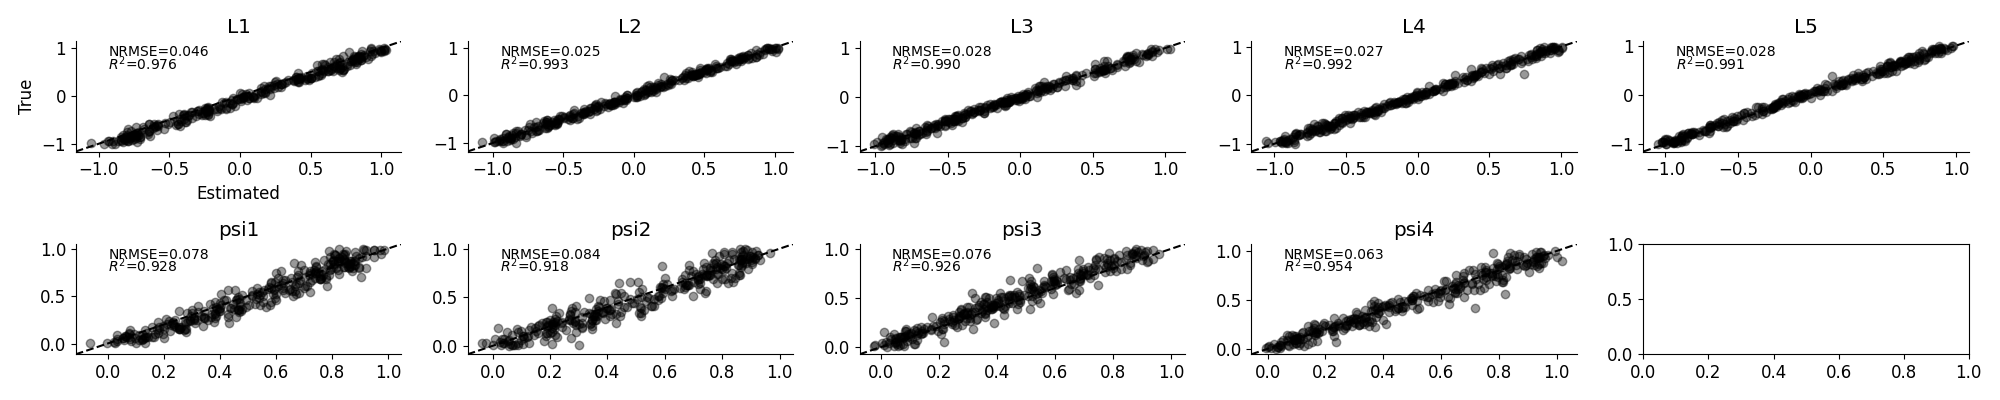

The Python source for this figure:
#!/home/a.ghaderi/.conda/envs/envjm/bin/python
import os
import numpy as np
from scipy import stats
from time import time
import matplotlib.pyplot as plt

from numba import njit
import tensorflow as tf

import sys
sys.path.append('../../')
from bayesflow.networks import InvertibleNetwork, InvariantNetwork
from bayesflow.amortizers import SingleModelAmortizer
from bayesflow.trainers import ParameterEstimationTrainer
from bayesflow.diagnostics import *
from bayesflow.models import GenerativeModel


def prior(batch_size):
    """
    Samples from the prior 'batch_size' times.
    ----------

    Arguments:
    batch_size : int -- the number of samples to draw from the prior
    ----------

    Output:
    theta : np.ndarray of shape (batch_size, theta_dim) -- the samples batch of parameters
    """

    # Prior ranges for the simulator
    # w1:5 ~ U(-1.0, 1.0)
    # psi1:4 ~ U(-1.0, 1.0)
    n_parameters = 9
    p_samples = np.random.uniform(low=(-1.0, -1.0, -1.0, -1.0, -1.0, 0.0, 0.0, 0.0, 0.0),
                                  high=(1.0,  1.0,  1.0,  1.0,  1.0, 1.0, 1.0, 1.0, 1.0), size=(batch_size, n_parameters))
    return p_samples.astype(np.float32)

def PCA_trial(params, n_trials, P = 4, D = 2):
    """Simulates a trial from the pca."""

    L_t = params[0:5]
    psi = params[5:9]
        
    # the loading matrix
    idx = 0
    L = np.zeros((P, D))
    for j in range(D):
        L[j,j] = 1
        for i in range(j+1,P):
            L[i,j] = L_t[idx]
            idx = idx + 1;

    # the latent variable
    z = np.random.multivariate_normal(np.repeat(0, D), np.identity(D), n_trials)
    # the error
    epsilon = np.random.multivariate_normal(np.repeat(0, P), np.diag(psi), n_trials)

    # simulated data via multivariate normal
    y = np.dot(z, np.transpose(L)) +  epsilon;

    return y

def batch_simulator(prior_samples, n_obs, D = 2, P = 4):
    """
    Simulate multiple diffusion_model_datasets.
    """

    n_sim = prior_samples.shape[0]
    sim = np.empty((n_sim, n_obs, P), dtype=np.float32)

    # Simulate diffusion data
    for i in range(n_sim):
        sim[i] = PCA_trial(prior_samples[i], n_obs)

    return sim


# Connect the networks through a SingleModelAmortizer instance.
summary_net = InvariantNetwork()
inference_net = InvertibleNetwork({'n_params': 9})
amortizer = SingleModelAmortizer(inference_net, summary_net)

# Connect the prior and simulator through a GenerativeModel class which will take care of forward inference.
generative_model = GenerativeModel(prior, batch_simulator)

trainer = ParameterEstimationTrainer(
    network=amortizer,
    generative_model=generative_model,
    checkpoint_path="checkpoint"
)


# Variable n_trials
def prior_N(n_min=60, n_max=300):
    """
    A prior or the number of observation (will be called internally at each backprop step).
    """

    return np.random.randint(n_min, n_max + 1)


# Experience-replay training
losses = trainer.train_experience_replay(epochs=500,
                                         batch_size=32,
                                         iterations_per_epoch=500,
                                         capacity=100,
                                         n_obs=prior_N)
 
# Validate (quick and dirty)
n_param_sets = 300
n_samples = 300
n_trials = 1000

true_params = prior(n_param_sets)
x = batch_simulator(true_params, n_trials).astype(np.float32)
param_samples = amortizer.sample(x, n_samples=n_samples)
param_means = param_samples.mean(axis=0)
true_vs_estimated(true_params, param_means, ['L1', 'L2', 'L3', 'L4', 'L5', 'psi1', 'psi2', 'psi3', 'psi4'], filename="PCA_simulation")
